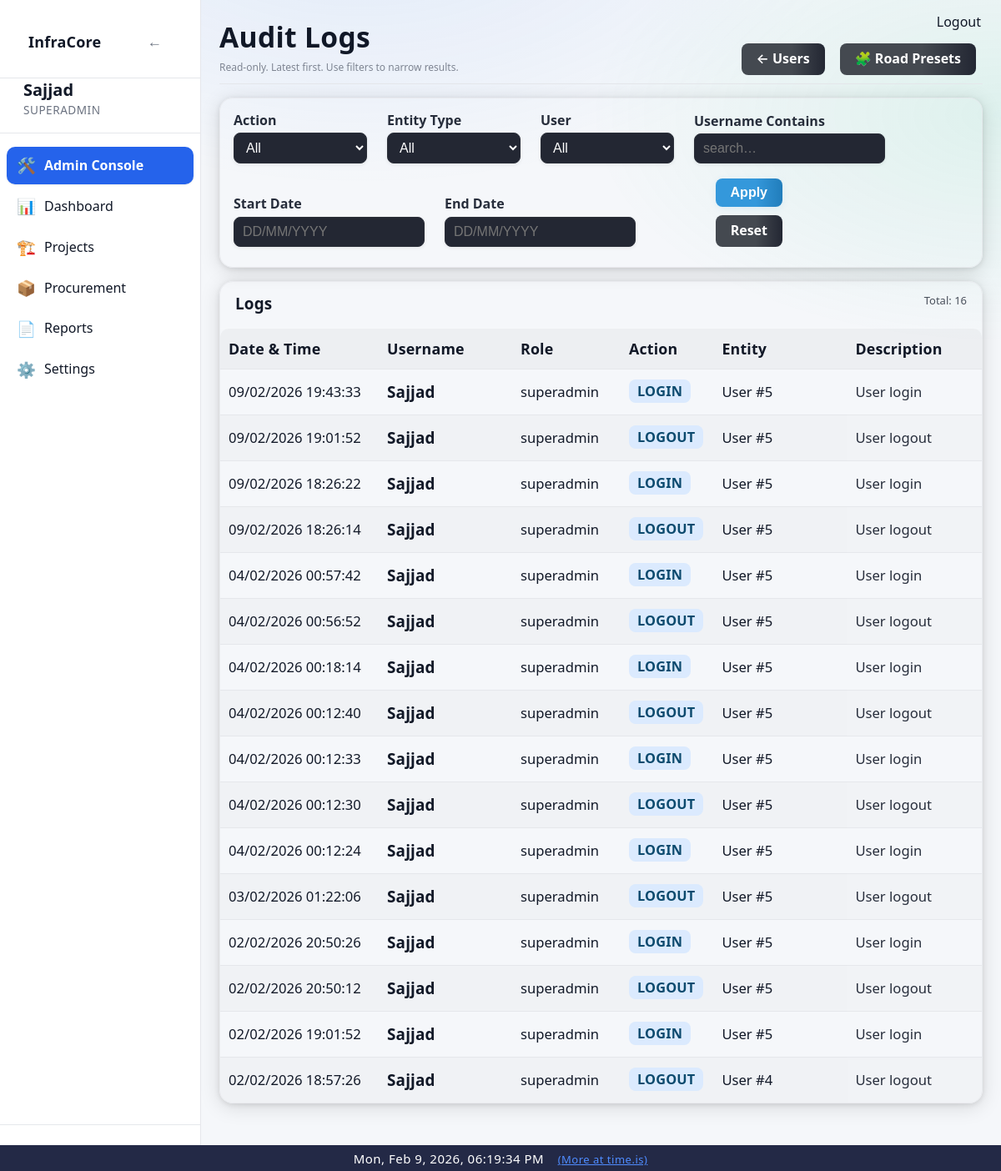
Page /admin/logs (signed in) on the committed database.
### app/models/activity_log.py (models this page shows)
class ActivityLog(Base):
    __tablename__ = "activity_logs"
    __table_args__ = (
        Index("ix_activity_logs_created_at", "created_at"),
        Index("ix_activity_logs_user_id", "user_id"),
    )
    id = Column(Integer, primary_key=True, index=True)
    user_id = Column(Integer, ForeignKey("users.id"), nullable=True)
    username = Column(String(150), nullable=False)
    role = Column(String(50), nullable=True)
    action = Column(String(20), nullable=False)  # CREATE, UPDATE, DELETE, ARCHIVE, LOGIN, LOGOUT
    entity_type = Column(String(50), nullable=True)  # Project, Activity, Material, User, Execution
    entity_id = Column(Integer, nullable=True)
    description = Column(Text, nullable=True)
    old_value = Column(Text, nullable=True)  # JSON string
    new_value = Column(Text, nullable=True)  # JSON string
    ip_address = Column(String(64), nullable=True)
    created_at = Column(DateTime, default=datetime.utcnow, nullable=False)
    details = Column(String, nullable=True)
    timestamp = Column(DateTime, default=datetime.utcnow)

### app/routes/admin.py (the view)
@router.get("/logs", response_class=HTMLResponse)
def audit_logs_page(
    request: Request,
    page: int = 1,
    action: str | None = None,
    entity_type: str | None = None,
    user_id: Optional[str] = Query(None),
    username: str | None = None,
    start_date: str | None = None,
    end_date: str | None = None,
    db: Session = Depends(get_db),
):
    if user_id in (None, ""):
        user_id_int = None
    else:
        try:
            user_id_int = int(user_id)
        except Exception:
            user_id_int = None
    admin = admin_guard(request)
    if not admin:
        return RedirectResponse("/dashboard", status_code=302)
    page_size = 50
    page = max(page, 1)
    q = db.query(ActivityLog)
    if action:
        q = q.filter(ActivityLog.action == action)
    if entity_type:
        q = q.filter(ActivityLog.entity_type == entity_type)
    if user_id_int is not None:
        q = q.filter(ActivityLog.user_id == user_id_int)
    if username:
        q = q.filter(ActivityLog.username.ilike(f"%{username.strip()}%"))
    def _parse_d(s: str | None) -> date | None:
        if not s:
            return None
        try:
            return parse_date_ddmmyyyy_or_iso(str(s))
        except Exception:
            return None
    sd = _parse_d(start_date)
    ed = _parse_d(end_date)
    if sd:
        q = q.filter(ActivityLog.created_at >= datetime.combine(sd, time.min))
    if ed:
        q = q.filter(ActivityLog.created_at <= datetime.combine(ed, time.max))
    total = q.count()
    logs = (
        q.order_by(ActivityLog.created_at.desc())
        .offset((page - 1) * page_size)
        .limit(page_size)
        .all()
    )
    actions = [r[0] for r in db.query(ActivityLog.action).distinct().order_by(ActivityLog.action).all() if r and r[0]]
    entity_types = [r[0] for r in db.query(ActivityLog.entity_type).distinct().order_by(ActivityLog.entity_type).all() if r and r[0]]
    users = (
        db.query(ActivityLog.user_id, ActivityLog.username)
        .filter(ActivityLog.user_id.isnot(None))
        .distinct()
        .order_by(ActivityLog.username.asc())
        .all()
    )
    return templates.TemplateResponse(
        "admin/logs.html",
        {
            "request": request,
            "user": admin,
            "logs": logs,
            "page": page,
            "page_size": page_size,
            "total": total,
            "actions": actions,
            "entity_types": entity_types,
            "users": users,
            "filters": {
                "action": action or "",
                "entity_type": entity_type or "",
                "user_id": user_id if user_id is not None else "",
                "username": username or "",
                "start_date": start_date or "",
                "end_date": end_date or "",
            },
        },
    )

### app/templates/admin/logs.html (shortened to what this page needs)
{% extends "base.html" %}
{% block content %}
<div class="page-header" style="display:flex;justify-content:space-between;align-items:flex-end;gap:12px;flex-wrap:wrap;margin-bottom:16px">
    <div>
        <h1 class="page-title" style="margin-bottom:6px">Audit Logs</h1>
        <div class="help-text">Read-only. Latest first. Use filters to narrow results.</div>
    </div>
    <div style="display:flex;gap:10px;flex-wrap:wrap">
        <a href="/admin/users" class="btn-secondary" style="text-decoration:none">← Users</a>
        <a href="/admin/presets/road" class="btn-secondary" style="text-decoration:none">🧩 Road Presets</a>
    </div>
</div>
<div class="card" style="padding:16px;margin-bottom:16px">
    <form method="get" action="/admin/logs" class="form-grid">
        <div class="form-group">
            <label>Action</label>
            <select name="action">
                <option value="">All</option>
            </select>
        </div>
        <div class="form-group">
            <label>Entity Type</label>
            <select name="entity_type">
                <option value="">All</option>
            </select>
        </div>
        <div class="form-group">
            <label>User</label>
            <select name="user_id">
                <option value="">All</option>
            </select>
        </div>
        <div class="form-group">
            <label>Username Contains</label>
            <input type="text" name="username" value="{{ filters.username }}" placeholder="search…">
        </div>
        <div class="form-group">
            <label>Start Date</label>
            <input type="text" name="start_date" value="{{ filters.start_date|ddmmyyyy }}" placeholder="DD/MM/YYYY" inputmode="numeric" pattern="[0-9]{2}/[0-9]{2}/[0-9]{4}">
        </div>
        <div class="form-group">
            <label>End Date</label>
            <input type="text" name="end_date" value="{{ filters.end_date|ddmmyyyy }}" placeholder="DD/MM/YYYY" inputmode="numeric" pattern="[0-9]{2}/[0-9]{2}/[0-9]{4}">
        </div>
        <div class="form-group" style="display:flex;align-items:flex-end;gap:10px">
            <button class="btn-primary" type="submit">Apply</button>
            <a class="btn-secondary" href="/admin/logs" style="text-decoration:none">Reset</a>
        </div>
    </form>
</div>
<div class="card" style="padding:0">
    <div style="padding:14px 18px;border-bottom:1px solid rgba(255,255,255,0.08);display:flex;justify-content:space-between;gap:12px;flex-wrap:wrap">
        <strong>Logs</strong>
        <span style="opacity:0.75;font-size:13px">
            Total: {{ total }}
        </span>
    </div>
    <table class="table" style="margin:0">
        <thead>
            <tr style="background:rgba(255,255,255,0.04)">
                <th style="width:170px">Date &amp; Time</th>
                <th style="width:140px">Username</th>
                <th style="width:110px">Role</th>
                <th style="width:90px">Action</th>
                <th style="width:140px">Entity</th>
                <th>Description</th>
            </tr>
        </thead>
        <tbody>
            {% if logs and logs|length > 0 %}
                {% for l in logs %}
                    <tr style="border-bottom:1px solid rgba(255,255,255,0.05)">
                        <td style="white-space:nowrap">{{ l.created_at|local_dt('Asia/Kolkata') }}</td>
                        <td><strong>{{ l.username }}</strong></td>
                        <td>{{ l.role or "" }}</td>
                        <td>
                            <span class="badge badge-info">{{ l.action }}</span>
                        </td>
                        <td>
                            {{ l.entity_type or "" }}
                            {% if l.entity_id %}
                                #{{ l.entity_id }}
                            {% endif %}
                        </td>
                        <td style="opacity:0.9">{{ l.description or l.details or "" }}</td>
                    </tr>
                {% endfor %}
            {% else %}
                <tr>
                    <td colspan="6" style="padding:24px;text-align:center;opacity:0.75">
                        No audit logs found for the selected filters.
                    </td>
                </tr>
            {% endif %}
        </tbody>
    </table>
</div>
{% set total_pages = (total // page_size) + (1 if total % page_size else 0) %}
{% endblock %}

### app/templates/base.html (shortened to what this page needs)
<!DOCTYPE html>
<html lang="en">
<head>
    <link rel="stylesheet" href="/static/css/style.css">
    <link rel="stylesheet" href="/static/css/ui_v2.css">
</head>
<body>
<div class="layout">
    <aside class="sidebar" id="sidebar">
        <div class="sidebar-header">
            <div class="sidebar-header-row">
                <h2 class="sidebar-title">InfraCore</h2>
                <button id="sidebarHideBtn" class="sidebar-toggle-btn" aria-label="Hide sidebar">←</button>
            </div>
        </div>
        {% if user is defined and user is not none %}
        <div class="sidebar-user">
            <strong class="sidebar-username">{{ user["username"] }}</strong>
            <span class="sidebar-role">
                {% if user["role"] == "superadmin" %}
                    SUPERADMIN
                {% else %}
                    {{ user["role"] | upper }}
                {% endif %}
            </span>
        </div>
        <nav class="sidebar-nav">
            {% if user["role"] == "superadmin" %}
                <a href="/admin/users" class="{% if request.url.path.startswith('/admin') %}active{% endif %}"><span class="icon">🛠️</span>Admin Console</a>
                <a href="/dashboard" class="{% if request.url.path == '/dashboard' %}active{% endif %}"><span class="icon">📊</span>Dashboard</a>
                <a href="/projects" class="{% if request.url.path.startswith('/projects') %}active{% endif %}"><span class="icon">🏗️</span>Projects</a>
                <a href="/procurement" class="{% if request.url.path.startswith('/procurement') %}active{% endif %}"><span class="icon">📦</span>Procurement</a>
                <a href="/reports" class="{% if request.url.path.startswith('/reports') %}active{% endif %}"><span class="icon">📄</span>Reports</a>
                <a href="/settings" class="{% if request.url.path == '/settings' %}active{% endif %}"><span class="icon">⚙️</span>Settings</a>
            {% else %}
                <a href="/dashboard" class="{% if request.url.path == '/dashboard' %}active{% endif %}"><span class="icon">📊</span>Dashboard</a>
            {% endif %}
        </nav>
        <div class="sidebar-footer"></div>
        {% endif %}
    </aside>
        <a href="/logout" class="logout-top-btn" style="position:fixed;top:16px;right:24px;z-index:4000;">Logout</a>
    <main class="main">
        <div class="container">
            {% block content %}{% endblock %}
        </div>
    </main>
</div>
</body>
</html>
<div style="width:100%;background:#232946;color:#fff;text-align:center;padding:6px 0 4px 0;font-size:15px;letter-spacing:0.5px;z-index:2001;position:relative;">
    <span id="realtime-clock"></span>
    <a href="https://time.is/" target="_blank" style="color:#4f8cff;text-decoration:underline;margin-left:12px;font-size:13px;">(More at time.is)</a>
</div>

### static/css/style.css (style rules this page uses)
body { font-family: Arial, Helvetica, sans-serif; margin: 0; background-color: var(--bg); color: var(--text); }
.container { padding: 20px; }
input, select, textarea { padding: 6px; border-radius: 4px; border: 1px solid var(--border); background: var(--card); color: var(--text); }
table { width: 100%; border-collapse: collapse; background: var(--card); }
th { background: rgba(0,0,0,0.05); text-align: left; }
th, td { padding: 10px; border-bottom: 1px solid var(--border); }
button, .button { padding: 6px 12px; border-radius: 4px; border: none; cursor: pointer; background: var(--btn); color: white; text-decoration: none; }
:root { --bg: #f5f7fa; --bg-secondary: #ffffff; --bg-primary: #f5f7fa; --text: #111827; --text-muted: #6b7280; --card: #ffffff; --nav: #1f2937; --border: #e5e7eb; --border-color: #e5e7eb; --btn: #2563eb; --hover-bg: rgba(37, 99, 235, 0.1); --accent-color: #2563eb; }
html, body, table, th, td, input, select, textarea, button, .button { transition: background-color 0.3s ease, color 0.3s ease, border-color 0.3s ease; }
.layout { display: flex; min-height: 100vh; }
.sidebar { width: 240px; background: var(--bg-secondary); border-right: 1px solid var(--border-color); display: flex; flex-direction: column; }
.sidebar-header { padding: 16px; font-size: 18px; font-weight: bold; border-bottom: 1px solid var(--border-color); }
.sidebar-user { padding: 12px 16px; border-bottom: 1px solid var(--border-color); font-size: 14px; }
.sidebar-nav { flex: 1; padding: 8px; }
.sidebar-nav a { display: block; padding: 10px 12px; margin-bottom: 4px; border-radius: 6px; color: var(--text); text-decoration: none; }
.sidebar-nav a.active { background: var(--accent-color); color: #ffffff; font-weight: 600; }
.sidebar-footer { padding: 12px; border-top: 1px solid var(--border-color); }
.main { flex: 1; background: var(--bg-primary); }
.page-title { margin-bottom: 20px; font-size: 26px; font-weight: 600; }
.card { background: var(--card); border-radius: 10px; padding: 16px; box-shadow: 0 4px 12px rgba(0,0,0,0.06); }
.form-grid { display: grid; grid-template-columns: repeat(auto-fit, minmax(240px, 1fr)); gap: 16px; }
.form-grid label { font-size: 13px; opacity: 0.9; }
.form-grid input { width: 100%; }
.badge { padding: 4px 10px; border-radius: 12px; font-size: 12px; font-weight: bold; }

### app/templates/base.html (style rules this page uses)
a, a:visited { color: var(--text); text-decoration: none; }
label { color: var(--text); font-weight: 600; margin-bottom: 6px; }
.help-text { font-size: 12px; color: var(--text-muted); margin-top: 6px; }
.form-grid { display: grid; grid-template-columns: repeat(auto-fit, minmax(240px, 1fr)); gap: 14px; }
.btn-primary { background: var(--btn); color: #fff; padding: 9px 14px; border-radius: 6px; border: none; cursor: pointer; }
.btn-secondary { background: #e5e7eb; color: #111827; padding: 9px 14px; border-radius: 6px; border: none; cursor: pointer; }

### rows in the picture
ActivityLog: created_at|local_dt "09/02/2026 19:43:33", username "Sajjad", role "superadmin", action "LOGIN", entity_type "User", entity_id "5", description "User login"
ActivityLog: created_at|local_dt "09/02/2026 19:01:52", username "Sajjad", role "superadmin", action "LOGOUT", entity_type "User", entity_id "5", description "User logout"
ActivityLog: created_at|local_dt "09/02/2026 18:26:22", username "Sajjad", role "superadmin", action "LOGIN", entity_type "User", entity_id "5", description "User login"
ActivityLog: created_at|local_dt "09/02/2026 18:26:14", username "Sajjad", role "superadmin", action "LOGOUT", entity_type "User", entity_id "5", description "User logout"
ActivityLog: created_at|local_dt "04/02/2026 00:57:42", username "Sajjad", role "superadmin", action "LOGIN", entity_type "User", entity_id "5", description "User login"
ActivityLog: created_at|local_dt "04/02/2026 00:56:52", username "Sajjad", role "superadmin", action "LOGOUT", entity_type "User", entity_id "5", description "User logout"
ActivityLog: created_at|local_dt "04/02/2026 00:18:14", username "Sajjad", role "superadmin", action "LOGIN", entity_type "User", entity_id "5", description "User login"
ActivityLog: created_at|local_dt "04/02/2026 00:12:40", username "Sajjad", role "superadmin", action "LOGOUT", entity_type "User", entity_id "5", description "User logout"
ActivityLog: created_at|local_dt "04/02/2026 00:12:33", username "Sajjad", role "superadmin", action "LOGIN", entity_type "User", entity_id "5", description "User login"
ActivityLog: created_at|local_dt "04/02/2026 00:12:30", username "Sajjad", role "superadmin", action "LOGOUT", entity_type "User", entity_id "5", description "User logout"
ActivityLog: created_at|local_dt "04/02/2026 00:12:24", username "Sajjad", role "superadmin", action "LOGIN", entity_type "User", entity_id "5", description "User login"
ActivityLog: created_at|local_dt "03/02/2026 01:22:06", username "Sajjad", role "superadmin", action "LOGOUT", entity_type "User", entity_id "5", description "User logout"
ActivityLog: created_at|local_dt "02/02/2026 20:50:26", username "Sajjad", role "superadmin", action "LOGIN", entity_type "User", entity_id "5", description "User login"
ActivityLog: created_at|local_dt "02/02/2026 20:50:12", username "Sajjad", role "superadmin", action "LOGOUT", entity_type "User", entity_id "5", description "User logout"
ActivityLog: created_at|local_dt "02/02/2026 19:01:52", username "Sajjad", role "superadmin", action "LOGIN", entity_type "User", entity_id "5", description "User login"
ActivityLog: created_at|local_dt "02/02/2026 18:57:26", username "Sajjad", role "superadmin", action "LOGOUT", entity_type "User", entity_id "4", description "User logout"

### other values in the picture
{{ user["username"] }} "Sajjad"
{{ total }} "16"
